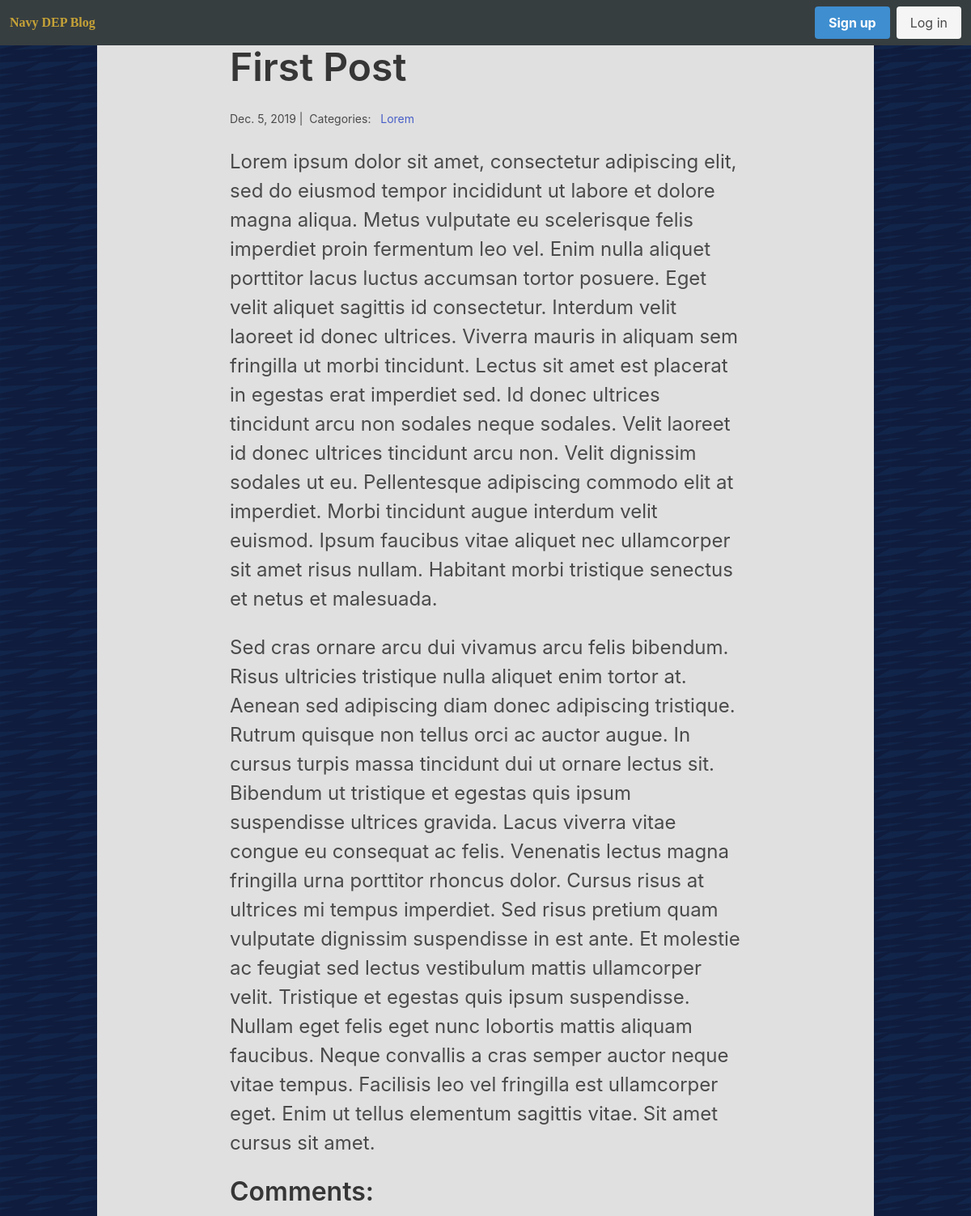
Before: /1/ with the older database file.
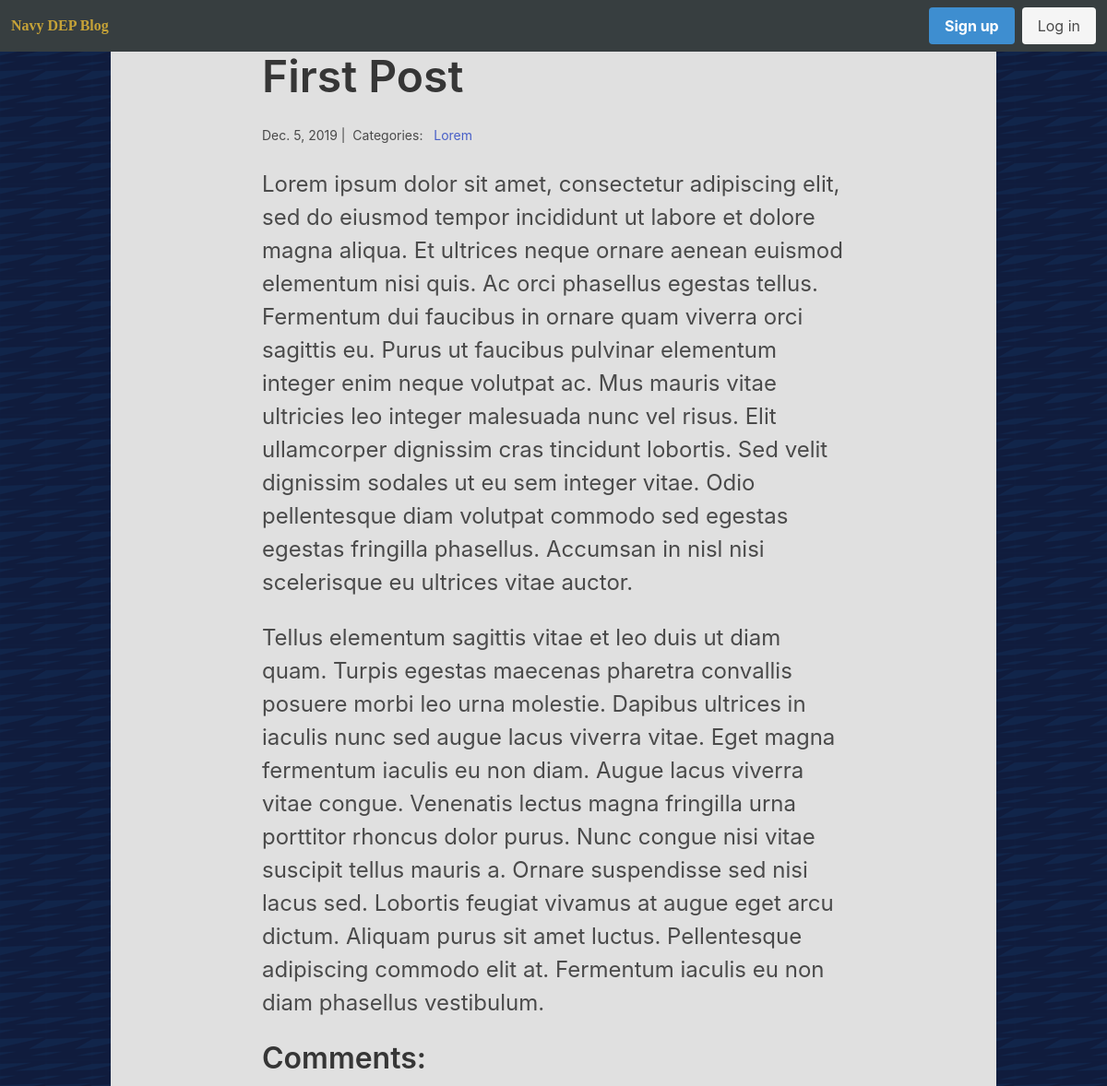
After: the same page with the newer database file.
### blog/models.py (models this page shows)
class Post(models.Model):
    title = models.CharField(max_length=255)
    body = models.TextField()
    created_on = models.DateTimeField(auto_now_add=True)
    last_modified = models.DateTimeField(auto_now=True)
    categories = models.ManyToManyField('Category', related_name='posts')

### blog/views.py (the view, shortened to what this page needs)
# urls.py: path("<int:pk>/",views.blog_detail, name="blog_detail"),
def blog_detail(request, pk):
    post = Post.objects.get(pk=pk)
    form = CommentForm()
    comments = Comment.objects.filter(post=post)
    context = {
        'post': post,
        'comments': comments,
        'form': form,
    }
    return render(request, 'blog_detail.html', context)

### blog/templates/blog_detail.html (shortened to what this page needs)
{% extends 'base.html' %}
{% block page_content %}
<div class="columns is-centered">
    <div class="column is-8">
        <h1 class="title is-1">{{ post.title }}</h1>
        <small>
            {{ post.created_on.date }} |&nbsp;
            Categories: &nbsp;
            {% for category in post.categories.all %}
                <a href="{% url 'blog_category' category.name%}"> {{ category.name }} </a> &nbsp;
            {% endfor %}
        </small>
        <div class="content is-large">
            <p> {{ post.body | linebreaks }} </p>
        </div>
        <h3 class="title is-3">Comments:</h3>
    </div>
</div>
{% endblock %}

Changed rows visible on the page:
changed Post "First Post": body "…et dolore magna aliqua. Metus vulputate eu scelerisque felis imperdiet proin fermentum leo vel. Enim nulla aliquet porttitor lacus luctus accumsan tortor posuere. Eget velit aliquet sagittis id consectetur. Interdum velit laoreet id donec ultrices. Viverra mauris in aliquam sem fringilla ut morbi tincidunt. Lectus sit amet est placerat in egestas erat imperdiet sed. Id donec ultrices tincidunt arcu non sodales neque sodales. Velit laoreet id donec ultrices tincidunt arcu non. Velit dignissim sodales ut eu. Pellentesque adipiscing commodo elit at imperdiet. Morbi tincidunt augue interdum velit euismod. Ipsum faucibus vitae aliquet nec ullamcorper sit amet risus nullam. Habitant morbi…" → "…et dolore magna aliqua. Et ultrices neque ornare aenean euismod elementum nisi quis. Ac orci phasellus egestas tellus. Fermentum dui faucibus in ornare quam viverra orci sagittis eu. Purus ut faucibus pulvinar elementum integer enim neque volutpat ac. Mus mauris vitae ultricies leo integer malesuada nunc vel risus. Elit ullamcorper dignissim cras tincidunt lobortis. Sed velit dignissim sodales ut eu sem integer vitae. Odio pellentesque diam volutpat commodo sed egestas egestas fringilla phasellus. Accumsan in nisl nisi scelerisque eu ultrices vitae auctor. Tellus elementum sagittis vitae et leo duis ut diam quam. Turpis egestas maecenas pharetra convallis posuere morbi leo urna molestie.…"
